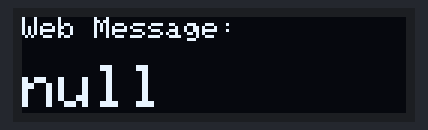
Bench run of a program on a simulated ESP32. On the bench: 128×32 one-colour display. WiFi joins after 1.5 s; servers stay silent unless stated; what the program prints to the serial monitor is not drawn.

Above: at 1.8 s.

The program:

main.cpp
```cpp
#include <WiFi.h>
#include <HTTPClient.h>
#include <ArduinoJson.h>

#include <Wire.h>

#include <Adafruit_GFX.h>

#include <Adafruit_SSD1306.h>

#define OLED_RESET    13

Adafruit_SSD1306 display(128, 32, &Wire, OLED_RESET);

const char* ssid = "CMCC-cmve";
const char* password = "asdfghjkl";

// 定义
String url = "http://47.94.97.70:8080/show";
//String city = "changsha";
//String key = "SophKN_ITTHq0LEyO";
//String language = "zh-Hans";
//String unit = "c";


void setup() {
  Serial.begin(115200);

  // 连接 WiFi
  WiFi.begin(ssid, password);

  Serial.print("正在连接 Wi-Fi");

  // 检测是否连接成功
  while (WiFi.status() != WL_CONNECTED) {
    delay(500);
    Serial.print(".");
    }

  Serial.println("连接成功");
  Serial.print("IP 地址：");
  Serial.println(WiFi.localIP());

  display.begin(SSD1306_SWITCHCAPVCC, 0x3C);

  display.setTextColor(WHITE);//开像素点发光

  display.clearDisplay();//清屏S

  //display.setTextSize(1); //设置字体大小

}


void loop() {

  // 创建 HTTPClient 对象
  HTTPClient http;

  // 发送GET请求
  //http.begin(url+"?key="+key+"&location="+city+"&language="+language+"&unit="+unit);
  http.begin(url);

  int httpCode = http.GET();

  // 获取响应状态码
  Serial.printf("HTTP 状态码: %d", httpCode);

  // 获取响应正文
  String response = http.getString();
  Serial.println("响应数据");
  Serial.println(response);

  http.end();

  // 创建 DynamicJsonDocument 对象
  DynamicJsonDocument doc(1024);

  // 解析 JSON 数据
  deserializeJson(doc, response);

  // 从解析后的 JSON 文档中获取值
  //unsigned int temp = doc["results"][0]["now"]["temperature"].as<unsigned int>();
  String info = doc["receivedString"].as<String>();

  Serial.printf("白天天气: %s\n", info);

display.setTextSize(1);
  display.clearDisplay();//清屏S

  display.setCursor(0, 0);
  display.println("Web Message:");

display.setTextSize(2);
  // 在第二行显示温度
  display.setCursor(0, 16);
  display.println("" + String(info));

  display.display();

delay(2500);
}
```
